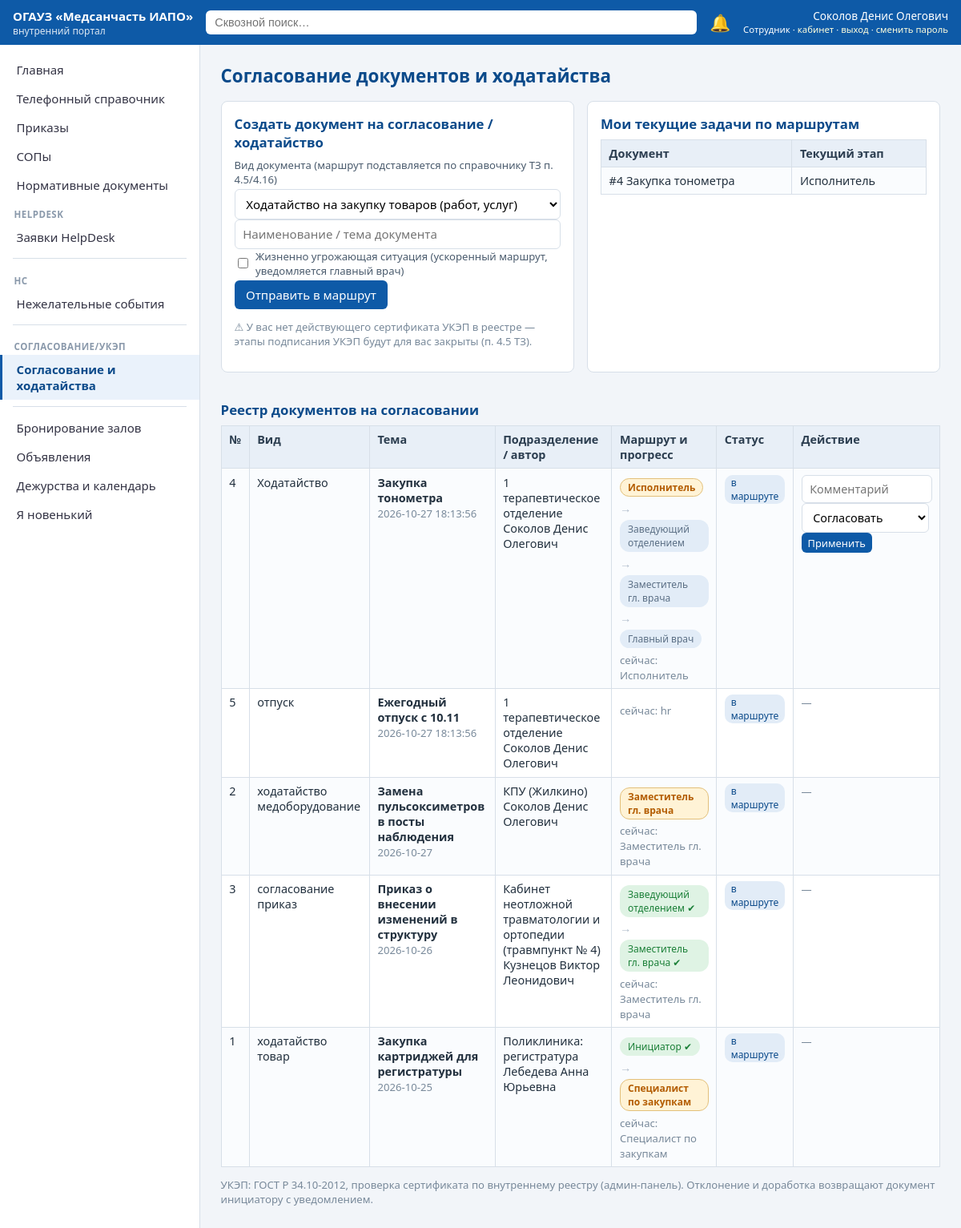
Before: /requests (signed in) with the older database file.
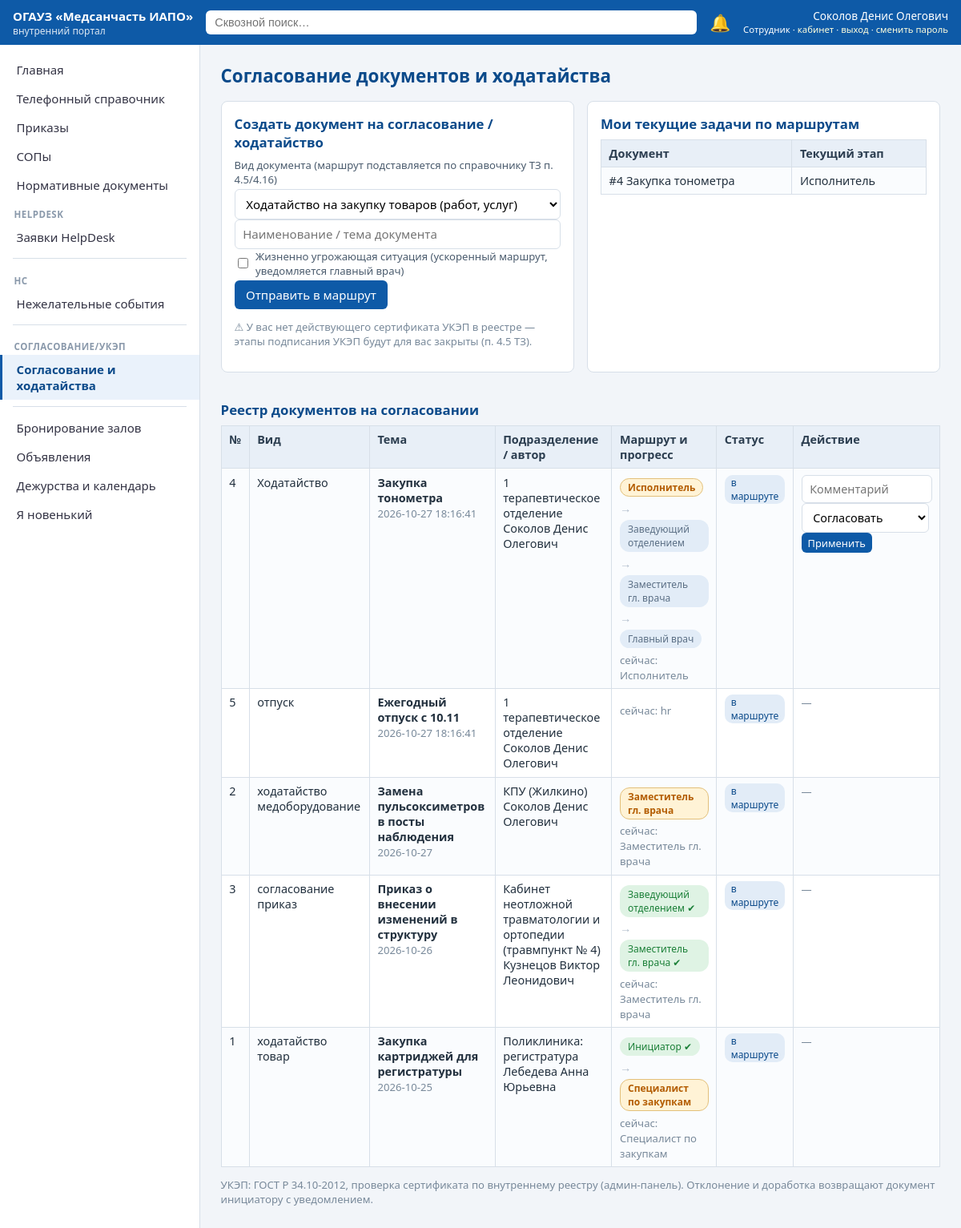
After: the same page with the newer database file.
### tables this page shows
CREATE TABLE request(
  id INTEGER PRIMARY KEY, kind TEXT, subject TEXT, dept_id INTEGER REFERENCES departments(id),
  author_id INTEGER REFERENCES users(id), route TEXT, stage INTEGER DEFAULT 0,
  status TEXT DEFAULT 'on_route', created_at TEXT, life_threatening INTEGER DEFAULT 0);

CREATE TABLE departments(id INTEGER PRIMARY KEY, block_id INTEGER REFERENCES blocks(id), name TEXT);

CREATE TABLE users(
  id INTEGER PRIMARY KEY, fio TEXT, dept_id INTEGER REFERENCES departments(id),
  position TEXT, email TEXT, role_key TEXT REFERENCES roles(key),
  username TEXT UNIQUE, pw_hash TEXT, salt TEXT, must_change_pw INTEGER DEFAULT 0,
  active INTEGER DEFAULT 1, birth_month_day TEXT);

### app.py (the view)
@app.get("/requests", response_class=HTMLResponse)
def requests_list(request: Request):
    u = current_user(request)
    if not u:
        return RedirectResponse("/login", status_code=302)
    con = get_db()
    rows = con.execute("""SELECT r.*, d.name dept_name, a.fio author_fio FROM request r
                          LEFT JOIN departments d ON d.id=r.dept_id LEFT JOIN users a ON a.id=r.author_id
                          ORDER BY r.life_threatening DESC, r.created_at DESC""").fetchall()
    steps = {}
    for r in rows:
        steps[r["id"]] = con.execute("SELECT * FROM approval_step WHERE request_id=? ORDER BY step_no", (r["id"],)).fetchall()
    certs = con.execute("SELECT * FROM cert_registry WHERE fio=?", (u["fio"],)).fetchall()
    con.close()
    def cur_stage(r):
        st = r["route"].split("|")
        return st[min(r["stage"], len(st) - 1)]
    def can_act(r):
        stage = cur_stage(r)
        if u["role_key"] == "admin":
            return True
        if stage in ("initiator", "executor"):
            return u["id"] == r["author_id"]
        rights = {"head": ("head",), "deputy": ("deputy", "chief"), "chief": ("chief",),
                  "procurement": ("peo",), "accounting": ("signer",), "peo": ("peo",),
                  "commission": ("peo", "chief"), "head_mid": ("head", "chief"), "hr": ("hr",)}
        return u["role_key"] in rights.get(stage, ())
    return ctx(request, rows=rows, steps=steps, stage_names=STAGE_NAMES, certs=certs,
               cur_stage=cur_stage, can_act=can_act, has_ukiep=bool(certs and any(c["valid_until"] >= str(TODAY) for c in certs)),
               statuses={"on_route": "в маршруте", "signed": "подписано (УКЭП)", "rejected": "отклонено", "rework": "на доработке"},
               template="requests.html", section="Согласование документов и ходатайства")

### templates/requests.html (shortened to what this page needs)
{% extends "base.html" %}
{% block body %}
<div class="grid">
  <div class="card">
    <h2 style="margin-top:0">Создать документ на согласование / ходатайство</h2>
    <form method="post" action="/requests/new">
      <div class="frow col"><label>Вид документа (маршрут подставляется по справочнику ТЗ п. 4.5/4.16)</label>
        <select name="kind">
          <option value="ходатайство_товар">Ходатайство на закупку товаров (работ, услуг)</option>
        </select></div>
      <div class="frow"><input type="text" name="subject" placeholder="Наименование / тема документа" required style="flex:3"></div>
      <div class="frow"><label style="display:flex;align-items:center;gap:.4rem;width:auto">
        <input type="checkbox" name="life_threatening" value="yes" style="width:auto"> Жизненно угрожающая ситуация (ускоренный маршрут, уведомляется главный врач)</label></div>
      <button>Отправить в маршрут</button>
    </form>
    {% if has_ukiep %}<p class="muted">✔ В реестре найден ваш действующий сертификат УКЭП — подписание доступно на этапах подписания.</p>
    {% else %}<p class="muted">⚠ У вас нет действующего сертификата УКЭП в реестре — этапы подписания УКЭП будут для вас закрыты (п. 4.5 ТЗ).</p>{% endif %}
  </div>
  <div class="card">
    <h2 style="margin-top:0">Мои текущие задачи по маршрутам</h2>
    {% set my = rows | selectattr('id','defined') | list %}
    <table><tr><th>Документ</th><th>Текущий этап</th></tr>
    {% for r in rows %}{% if can_act(r) and r['status']=='on_route' %}
    <tr><td>#{{ r['id'] }} {{ r['subject'] }}</td><td>{{ stage_names.get(cur_stage(r), cur_stage(r)) }}</td></tr>
    {% endif %}{% else %}<tr><td colspan="2" class="muted">Нет активных задач на вашей роли.</td></tr>{% endfor %}</table>
  </div>
</div>
<h2>Реестр документов на согласовании</h2>
<table><tr><th>№</th><th>Вид</th><th>Тема</th><th>Подразделение / автор</th><th>Маршрут и прогресс</th><th>Статус</th><th>Действие</th></tr>
{% for r in rows %}
<tr>
  <td>{{ r['id'] }}{% if r['life_threatening'] %}<br><span class="tag red">жизненно угрожающая</span>{% endif %}</td>
  <td>{{ r['kind'].replace('_',' ') }}</td>
  <td><b>{{ r['subject'] }}</b><br><span class="muted">{{ r['created_at'] }}</span></td>
  <td>{{ r['dept_name'] or '—' }}<br>{{ r['author_fio'] }}</td>
  <td>
    <div class="route">
      {% set stages = r['route'].split('|') %}
      {% for st in steps[r['id']] %}
        {% if not loop.first %}<span class="arr">→</span>{% endif %}
        <span class="st {% if st['action'] %}done{% elif loop.index0 == r['stage'] and r['status']=='on_route' %}cur{% endif %}"
              title="{{ st['comment'] or '' }}{{ ' · серт. '+st['signature_cert'] if st['signature_cert'] else '' }}">
          {{ stage_names.get(st['approver_role'], st['approver_role']) }}{% if st['action']=='agreed' %} ✔{% elif st['action']=='signed_ukiep' %} 🔑{% endif %}</span>
      {% endfor %}
    </div>
    {% if r['status']=='on_route' %}<span class="muted">сейчас: {{ stage_names.get(cur_stage(r), cur_stage(r)) }}</span>{% endif %}
  </td>
  <td><span class="tag {{ {'signed':'green','rejected':'red','rework':'orange'}.get(r['status'],'') }}">{{ statuses[r['status']] }}</span></td>
  <td>
    {% if can_act(r) and r['status'] in ('on_route','rework') %}
    <form method="post" action="/requests/{{ r['id'] }}/act">
      <div class="frow" style="margin:0">
        <input type="text" name="comment" placeholder="Комментарий" style="min-width:140px">
        <select name="action" style="width:auto">
          <option value="agree">Согласовать</option>
        </select>
        <button class="btn sm">Применить</button>
      </div>
    </form>
    {% else %}<span class="muted">—</span>{% endif %}
  </td>
</tr>
{% endfor %}</table>
<p class="muted">УКЭП: ГОСТ Р 34.10-2012, проверка сертификата по внутреннему реестру (админ-панель). Отклонение и доработка возвращают документ инициатору с уведомлением.</p>
{% endblock %}

Changed rows visible on the page:
changed request "Закупка тонометра": created_at "2026-10-27 18:13:56" → "2026-10-27 18:16:41"
changed request "отпуск": created_at "2026-10-27 18:13:56" → "2026-10-27 18:16:41"
